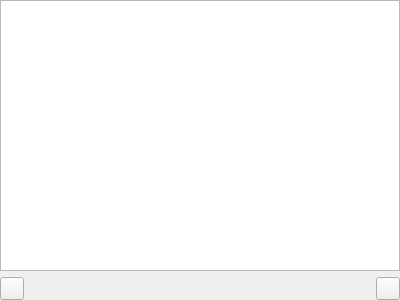
<?xml version="1.0" encoding="UTF-8"?>
<ui version="4.0">
 <class>CredentialsEditPage</class>
 <widget class="QWizardPage" name="CredentialsEditPage">
  <property name="geometry">
   <rect>
    <x>0</x>
    <y>0</y>
    <width>400</width>
    <height>300</height>
   </rect>
  </property>
  <property name="title">
   <string>Enter Credentials</string>
  </property>
  <property name="subTitle">
   <string>Enter the credentials to be sent to the target.</string>
  </property>
  <layout class="QGridLayout" name="gridLayout">
   <property name="leftMargin">
    <number>0</number>
   </property>
   <property name="topMargin">
    <number>0</number>
   </property>
   <property name="rightMargin">
    <number>0</number>
   </property>
   <property name="bottomMargin">
    <number>0</number>
   </property>
   <item row="1" column="1">
    <spacer name="horizontalSpacer">
     <property name="orientation">
      <enum>Qt::Horizontal</enum>
     </property>
     <property name="sizeHint" stdset="0">
      <size>
       <width>349</width>
       <height>20</height>
      </size>
     </property>
    </spacer>
   </item>
   <item row="1" column="2">
    <widget class="QToolButton" name="addButton">
     <property name="toolButtonStyle">
      <enum>Qt::ToolButtonFollowStyle</enum>
     </property>
    </widget>
   </item>
   <item row="1" column="0">
    <widget class="QToolButton" name="importButton">
     <property name="toolButtonStyle">
      <enum>Qt::ToolButtonFollowStyle</enum>
     </property>
    </widget>
   </item>
   <item row="0" column="0" colspan="3">
    <widget class="QTableView" name="tableView">
     <property name="contextMenuPolicy">
      <enum>Qt::ActionsContextMenu</enum>
     </property>
     <property name="dragDropMode">
      <enum>QAbstractItemView::DropOnly</enum>
     </property>
     <property name="defaultDropAction">
      <enum>Qt::CopyAction</enum>
     </property>
     <property name="alternatingRowColors">
      <bool>true</bool>
     </property>
     <property name="selectionMode">
      <enum>QAbstractItemView::SingleSelection</enum>
     </property>
     <property name="selectionBehavior">
      <enum>QAbstractItemView::SelectRows</enum>
     </property>
     <attribute name="verticalHeaderVisible">
      <bool>false</bool>
     </attribute>
    </widget>
   </item>
  </layout>
  <action name="action_Add_Entry">
   <property name="icon">
    <iconset theme="list-add" resource="../quick/clientsquick.qrc">
     <normaloff>:/icons/add.svg</normaloff>:/icons/add.svg</iconset>
   </property>
   <property name="text">
    <string>&amp;Add Entry</string>
   </property>
   <property name="shortcut">
    <string>Ctrl+Ins</string>
   </property>
  </action>
  <action name="actionKPXC_Import">
   <property name="icon">
    <iconset theme="keepassxc" resource="clientswidgets.qrc">
     <normaloff>:/icons/keepassxc.svg</normaloff>:/icons/keepassxc.svg</iconset>
   </property>
   <property name="text">
    <string>KPXC &amp;Import</string>
   </property>
   <property name="toolTip">
    <string>Import an entry from KeePassXC</string>
   </property>
   <property name="shortcut">
    <string>Ctrl+I</string>
   </property>
  </action>
 </widget>
 <resources>
  <include location="../quick/clientsquick.qrc"/>
  <include location="clientswidgets.qrc"/>
 </resources>
 <connections/>
</ui>
